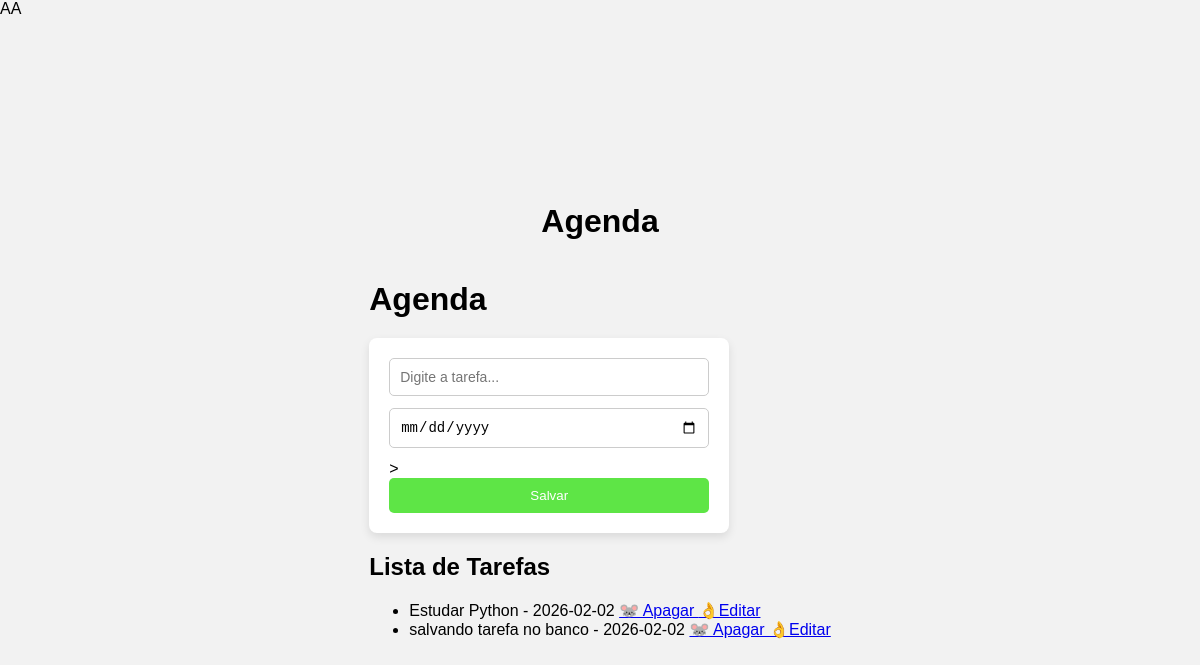
Page /agenda on the earlier database version.
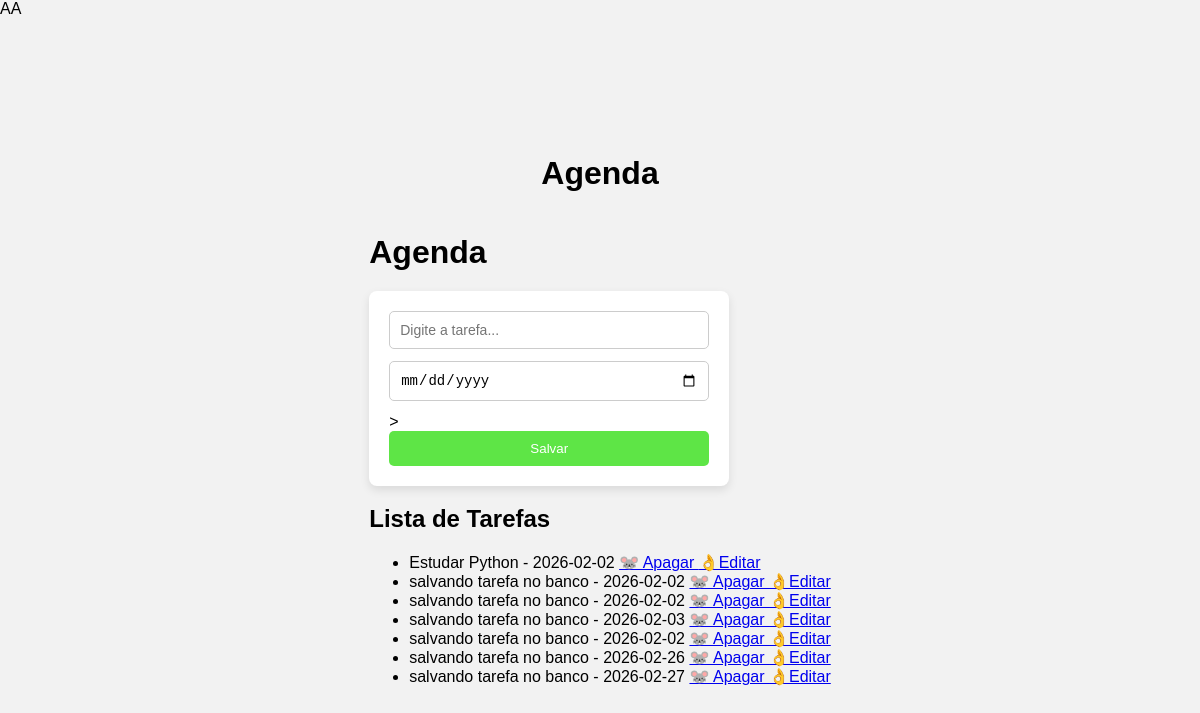
Same page on the later database version.
### tables this page shows
CREATE TABLE tarefas (
            id INTEGER PRIMARY KEY AUTOINCREMENT,
            titulo_tarefa TEXT NOT NULL,
            data_conclusao TEXT);

### app.py (the view)
@app.route('/agenda', methods=['GET','POST'])
def agenda():
    tarefas = None
    if request.method == 'POST':
        titulo_tarefa = request.form['titulo-tarefa']
        data_conclusao = request.form['data-conclusao']
        tarefa = Tarefa(titulo_tarefa, data_conclusao)
        tarefa.salvar_tarefa()
    tarefas = Tarefa.obter_tarefas()
    return render_template('agenda.html', titulo='Agenda', tarefas=tarefas)

### models/database.py (called while the page is built)
    def buscar_tudo(self, query: str, params: tuple = ()) -> list[Any]:
        self.cursor.execute(query, params)
        return self.cursor.fetchall()

    def close(self) -> None:
        self.connection.close()

    def __enter__(self) -> Self:
        return self

    def __exit__(
            self,
            exc_type: Optional[Type[BaseException]],
            exc_value: Optional[BaseException],
            tb: Optional[TracebackType]) -> None:
        if exc_type is not None:
            print('Exceção capturada no contexto')
            print(f'Tipo: {exc_type.__name__}')
            print(f'Mensagem: {exc_value}')
            print('Traceback completo:')
            traceback.print_tb(tb)
        self.close()

### models/tarefa.py (called while the page is built)
    @classmethod
    def obter_tarefas(cls) -> list[Self]:
        with Database('./data/tarefas.sqlite3') as db:
            query: str = 'SELECT titulo_tarefa, data_conclusao, id FROM tarefas;'
            resultados: list[Any] = db.buscar_tudo(query)
            tarefas: list[Self] = [cls(titulo, data, id) for titulo, data, id in resultados]
            return tarefas

### templates/agenda.html (shortened to what this page needs)
AA{% extends "base.html" %}
{% block content %}
<div class="container-principal">
    <h1 class="titulo">Agenda</h1>
    <form method="POST">
       <input type="text" name="titulo-tarefa" class="input-bonito"
              placeholder="Digite a tarefa..." value="{{tarefa_selecionada.titulo_tarefa if
                tarefa_selecionada else ''}}"required>
        <input type="date" name="data-conclusao" class="input-bonito" value="{{tarefa_selecionada.data_conclusao if
                tarefa_selecionada else ''}}"required>>
        <button type="submit" class="btn-adicionar">Salvar</button>
    </form>
        <h2>Lista de Tarefas</h2>
        {% if tarefas %}
          <ul>
            {% for tarefa in tarefas %}
            <li>{{ tarefa.titulo_tarefa }} - {{ tarefa.data_conclusao }}
              <a href="{{url_for ('delete', idTarefa=tarefa.id_tarefa) }}"> 🐭 Apagar </a>
             <a href="{{url_for ('update', idTarefa=tarefa.id_tarefa) }}"> 👌Editar </a></li>
            {% endfor %}
          </ul>
        {% else %}
             <p>Nenhuma tarefa cadastrada.</p>
        {% endif %}
{% endblock %}

### templates/base.html (shortened to what this page needs)
<!DOCTYPE html>
<html lang="pt-br">
<head>
    <link rel="stylesheet" href="{{ url_for('static', filename='style.css') }}">
</head>
<body>
    <div class="pagina">
        <h1>{{ titulo }}</h1>
        {% block content %}{% endblock %}
    </div>
</body>

### static/style.css (style rules this page uses)
body { margin: 0; padding: 0; font-family: Arial, sans-serif; background-color: #f2f2f2; }
.pagina { min-height: 100vh; display: flex; flex-direction: column; align-items: center; justify-content: center; }
h1 { margin-bottom: 20px; }
form { background-color: white; padding: 20px; width: 320px; border-radius: 8px; box-shadow: 0 4px 10px rgba(0,0,0,0.1); display: flex; flex-direction: column; }
form input { margin-bottom: 12px; padding: 10px; font-size: 14px; border: 1px solid #ccc; border-radius: 5px; }
form button { padding: 10px; background-color: #5ee546; color: white; border: none; border-radius: 5px; cursor: pointer; }

Differences in the rows shown:
added tarefas: titulo_tarefa "salvando tarefa no banco", data_conclusao "2026-02-02"
added tarefas: titulo_tarefa "salvando tarefa no banco", data_conclusao "2026-02-03"
added tarefas: titulo_tarefa "salvando tarefa no banco", data_conclusao "2026-02-02"
added tarefas: titulo_tarefa "salvando tarefa no banco", data_conclusao "2026-02-26"
added tarefas: titulo_tarefa "salvando tarefa no banco", data_conclusao "2026-02-27"
